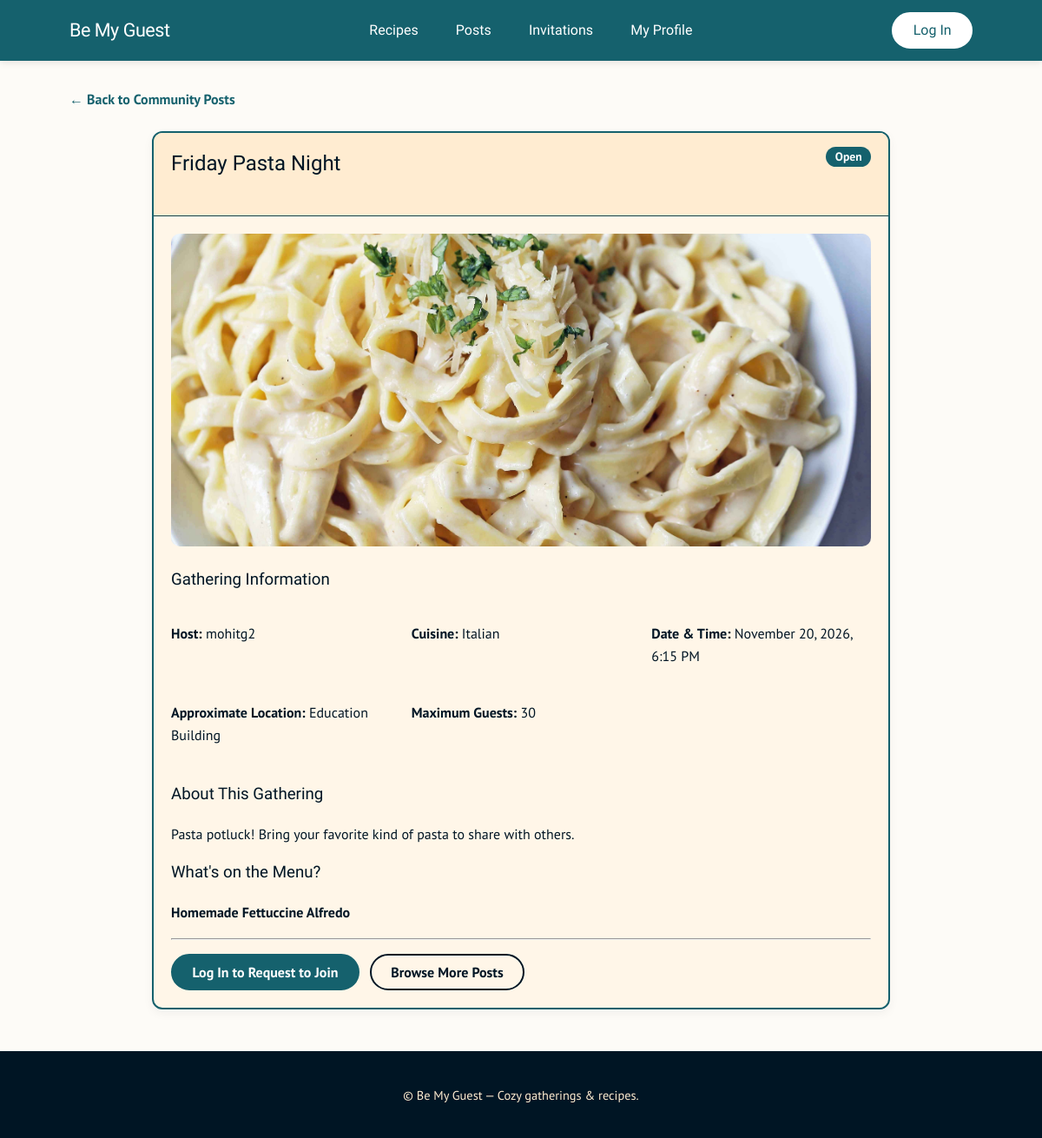
Page /posts/1/ on the earlier database version.
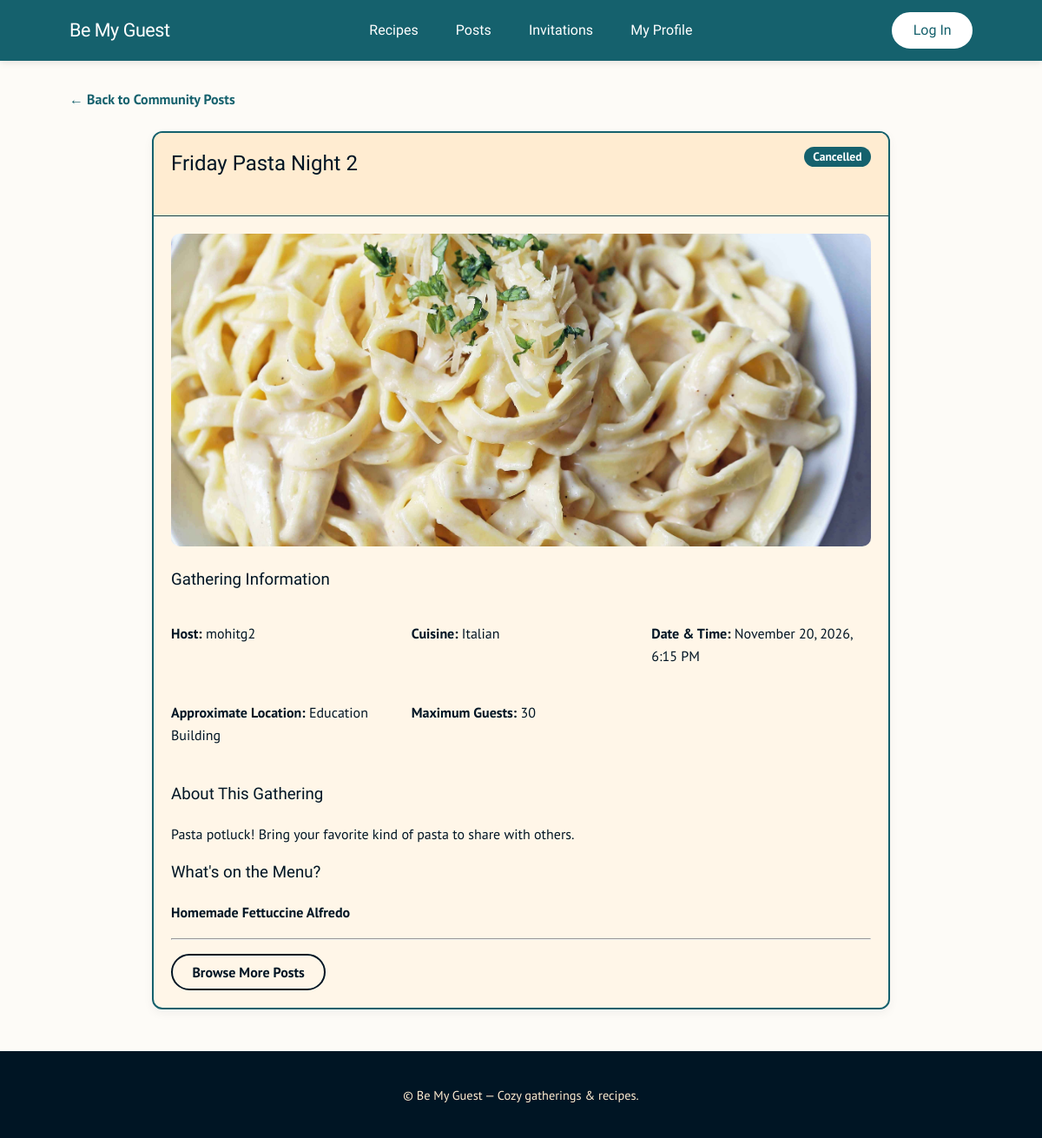
Same page on the later database version.
### features/posts/models.py (models this page shows, shortened)
class MealGathering(models.Model):
    STATUS_CHOICES = [
        ("open", "Open"),
        ("full", "Full"),
        ("cancelled", "Cancelled"),
        ("completed", "Completed"),
    ]
    id = models.BigAutoField(primary_key=True)
    host = models.ForeignKey(
        settings.AUTH_USER_MODEL,
        on_delete=models.CASCADE,
        related_name="meal_gatherings"
    )
    title = models.CharField(max_length=200)
    description = models.TextField(blank=True)
    cuisine_type = models.CharField(max_length=100)
    date_time = models.DateTimeField()
    location = models.CharField(max_length=200)
    max_guests = models.PositiveIntegerField(
        validators=[MinValueValidator(1)]
    )
    meal_name = models.CharField(
        max_length=200,
        blank=True
    )
    meal_description = models.TextField(blank=True)
    meal_image = models.ImageField(
        upload_to="meal_gatherings/",
        blank=True
    )
    recipe = models.ForeignKey(
        "recipes.Recipe",
        on_delete=models.SET_NULL,
        null=True,
        blank=True,
        related_name="meal_gatherings"
    )
    created_at = models.DateTimeField(auto_now_add=True)
    status = models.CharField(
        max_length=20,
        choices=STATUS_CHOICES,
        default="open"
    )

### features/posts/views.py (the view)
# urls.py: path("posts/<int:gathering_id>/", post_views.gathering_detail, name="gathering_detail"),
def gathering_detail(request, gathering_id):
    gathering = get_object_or_404(
        MealGathering,
        id=gathering_id
    )
    context = {
        "gathering": gathering
    }
    return render(request, "post_detail.html", context)

### bemyguest/templates/post_detail.html (shortened to what this page needs)
{% extends "base.html" %}
{% block content %}
<a href="{% url 'posts' %}" class="back-link">
    &larr; Back to Community Posts
</a>
<div class="card gathering-detail">
    <div class="card__header">
        <div class="page-heading">
            <h2 style="margin: 0;">{{ gathering.title }}</h2>
            <span class="badge primary">
        {{ gathering.get_status_display }}
      </span>
        </div>
    </div>
    <div class="card__body">
        {% if gathering.meal_image %}
        <img
                class="gathering-detail-image"
                src="{{ gathering.meal_image.url }}"
                alt="{{ gathering.title }}"
        >
        {% endif %}
        <h3>Gathering Information</h3>
        <div class="gathering-info-grid">
            <p>
                <strong>Host:</strong>
                {{ gathering.host.username }}
            </p>
            <p>
                <strong>Cuisine:</strong>
                {{ gathering.cuisine_type }}
            </p>
            <p>
                <strong>Date & Time:</strong>
                {{ gathering.date_time|date:"F j, Y, g:i A" }}
            </p>
            <p>
                <strong>Approximate Location:</strong>
                {{ gathering.location }}
            </p>
            <p>
                <strong>Maximum Guests:</strong>
                {{ gathering.max_guests }}
            </p>
        </div>
        <h3>About This Gathering</h3>
        <p>{{ gathering.description|default:"No description provided." }}</p>
        {% if gathering.meal_name %}
        <h3>What's on the Menu?</h3>
        <p><strong>{{ gathering.meal_name }}</strong></p>
        {% endif %}
        <hr>
        <div class="gathering-actions">
            {% if user.is_authenticated and user == gathering.host %}
            <a
                    href="{% url 'gathering_edit' gathering.id %}"
                    class="button">
                Edit Gathering
            </a>
            {% if gathering.status != "cancelled" %}
            <form
                    method="post"
                    action="{% url 'gathering_cancel' gathering.id %}"
                    onsubmit="return confirm('Cancel this gathering?');">
                {% csrf_token %}
                <button type="submit" class="button button-outline">
                    Cancel Gathering
                </button>
            </form>
            {% endif %}
            {% elif gathering.status == "open" %}
            <a href="{% url 'login' %}?next={{ request.path|urlencode }}"
               class="button">
                Log In to Request to Join
            </a>
            {% endif %}
            <a href="{% url 'posts' %}" class="button button-outline">
                Browse More Posts
            </a>
        </div>
    </div>
</div>
{% endblock %}

Differences in the rows shown:
changed MealGathering "Italian": title "Friday Pasta Night" → "Friday Pasta Night 2"; status "Open" → "Cancelled"
Other differences:
text no longer shown: "Log In to Request to Join"
